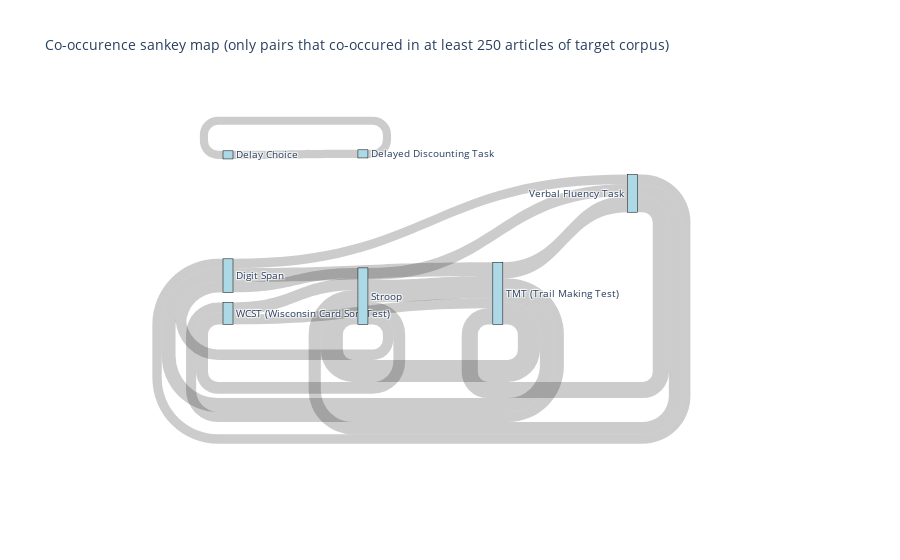

The notebook cell this image was saved under:
### Markdown cell above
### Plotly Sankey (interactive)

There are two sankey plots, first showing number of shared articles, and then percent of shared articles (normalized by target corpus).

### Code cell
import plotly.graph_objects as go

# uncomment to open fig in the browser instead of embedding into the notebook
# import plotly.io as pio; pio.renderers.default = 'browser'

MIN_CO_OCCURRENCE = 250

# prep data for sankey
cooc_df = pd.DataFrame(cooc).unstack().reset_index().rename(
  columns={'level_0': 'target', 'level_1': 'source', 0: 'co_occurrence'}
)

index_to_test_mapping = {i:c for i,c in enumerate(cognitive_tests)}
# df.replace({'task_i': index_to_test_mapping, 'task_j': index_to_test_mapping}, inplace=True)

# only pairs that appeared together at least 50 times
cooc_df = cooc_df.query('co_occurrence > @MIN_CO_OCCURRENCE')


fig = go.Figure(data=[go.Sankey(
    node = dict(
      pad = 10,
      thickness = 10,
      line = dict(color = 'black', width = 0.5),
      label = cognitive_tests,
      color = 'lightblue'
    ),
    link = dict(
      source = cooc_df['source'],
      target = cooc_df['target'],
      value = cooc_df['co_occurrence']
  ))])

fig.update_layout(title_text=f'Co-occurrence sankey map (only pairs that appeared together in at least {MIN_CO_OCCURRENCE} articles of target corpus)', font_size=10)

fig.write_html('../outputs/co_occurrences/sankey_map_plotly.html')

fig.show()

### Figure 1 — Plotly figure (JSON) as saved in the notebook; plotly's stock layout.template omitted (floating-point values rounded to 4 significant figures)
{"data": [{"link": {"source": [32, 61, 32, 61, 71, 77, 0, 13, 61, 71, 0, 13, 32, 71, 13, 32, 61, 22], "target": [0, 0, 13, 13, 13, 22, 32, 32, 32, 32, 61, 61, 61, 61, 71, 71, 71, 77], "value": [433, 373, 384, 507, 344, 299, 433, 384, 810, 448, 373, 507, 810, 591, 344, 448, 591, 299]}, "node": {"color": "lightblue", "label": ["WCST (Wisconsin Card Sort Test)", "Span Tasks (Verbal, Arithmetic, Visuospatial)", "Letter Fluency", "Reading Span Task", "Balance Beam Task", "RLG (Random Letter Generation Task)", "Auditory Attention", "Reverse Categorization", "Gift Wrap", "Anti-Saccade Task", "DCCS (Dimentional Change Card Sort)", "Sentence Repetition Task", "Sentence Completion Task", "Digit Span", "Simon Says", "Corsi-block Span", "Backward Span Task", "RNG (Random Number Generation Task)", "Incompatibility Test", "Knock and Tap", "Simon Task", "Spin the Pots", "Delay Choice", "AOSpan (Automated Operation Span Task)", "Block Span", "Odd One Out", "Flexibility Test", "Reversal Learning", "Cued Unpredictable Switch Task", "Self Control Schedule", "LFT (Lexical Fluency Test)", "Sorting Task", "Stroop", "Category Fluency", "PVT (Psychomotor Vigilance Task)", "FIST (Flexible Item Selection Task)", "N-back", "Box Crossing Dual Task", "Number-Letter Task", "Head-Toes-Knees-Shoulders Tasks", "Stop-Signal Task", "CNT (Contingency Naming Task)", "Letter Monitoring", "Boxes Task", "D2 Target Detection", "CPT (Continuous Performance Task)", "MCST (Modified Card Sorting Test)", "Object Substitution Task", "IGT (Iowa Gambling Task)", "Flanker Task", "Cognitive Flexibility Task", "Local-Global Task", "Rspan (Running Span)", "Keep Track Task", "OSpan (Operating Span)", "Hayling Test", "Semantic Fluency Test", "PEG (Pencil Tapping Task)", "Shape School", "Counting Span Task", "Gift Delay", "TMT (Trail Making Test)", "Tower of London", "Tower of Hanoi", "Snack Delay", "ANT (Attention Network Test)", "LNS (Letter Number Sequencing)", "GoNoGo (Digit, Figure)", "S-R Compatibility Task", "Category Switch Task", "Analogy Making Task", "Verbal Fluency Task", "Delayed Alteration Task", "Color Shape Task", "Dimension Switching Task", "Nine Boxes", "Block Design Subtest", "Delayed Discounting Task"], "line": {"color": "black", "width": 0.5}, "pad": 10, "thickness": 10}, "type": "sankey"}], "layout": {"font": {"size": 10}, "title": {"text": "Co-occurence sankey map (only pairs that co-occured in at least 250 articles of target corpus)"}}}
